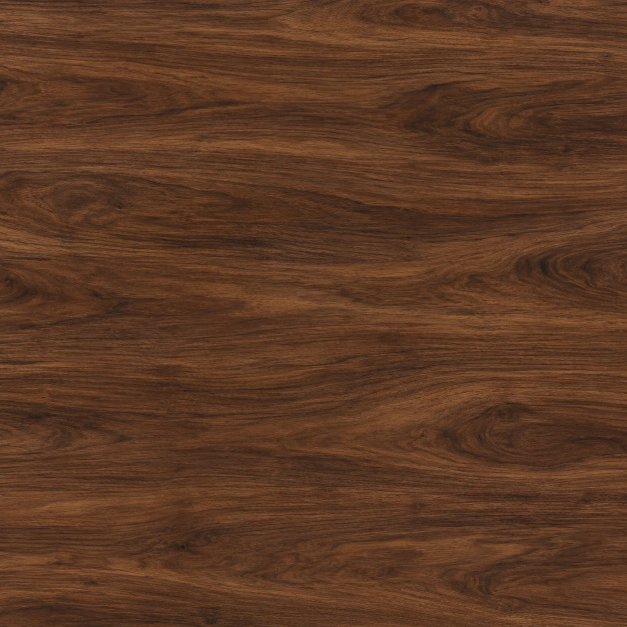
#> input picture art/walnut-original.webp, 1254 x 1254 px (shown at 1/2 size)
$ python -i make-aged-parchment.py   (imports and definitions only)
#> lines starting #> are read from the running program, lines starting #| are printed output that depends on the picture; after the words box and inside, x2 and y2 are one past the last pixel; in counts of white or black regions, pixels touching at a corner belong together
#> further down, picture is the input picture: PIL image 1254x1254 RGB; mean R, G, B 92.5, 57.1, 35.8
# Aged parchment edges: a crisp, uneven browned band with blotchy grime, specks and stains.
import random
from PIL import Image, ImageDraw, ImageFilter, ImageChops
def cloud(size, cell, rnd):
    w, h = size[0] // cell + 3, size[1] // cell + 3
    small = Image.new('L', (w, h)); small.putdata([int(rnd.random() * 255) for _ in range(w * h)])
    return small.resize((w * cell, h * cell), Image.BICUBIC).crop((cell, cell, cell + size[0], cell + size[1]))
def edge(size, inset, blur):
    m = Image.new('L', size, 0); ImageDraw.Draw(m).rounded_rectangle((inset, inset, size[0] - inset - 1, size[1] - inset - 1), radius=inset * 2, fill=255)
    return ImageChops.invert(m.filter(ImageFilter.GaussianBlur(blur)))
def aged(img, seed=3):
#> called with seed = 3
    rnd = random.Random(seed); W, H = img.size; k = W / 300
#> after `W, H = img.size`: W = 1254; H = 1254
#> after `k = W / 300`: k = 4.18
    # grime: three scales of noise mixed, contrast pushed so it's blotchy rather than smooth
    n = ImageChops.add(ImageChops.multiply(cloud(img.size, int(40 * k), rnd), Image.new('L', img.size, 160)),
                       ImageChops.multiply(cloud(img.size, int(12 * k), rnd), Image.new('L', img.size, 95)))
#> in cloud (call 2), `small = Image.new('L', (w, h))`: small: PIL image 28x28 L; every value is 0
    n = ImageChops.add(n, ImageChops.multiply(cloud(img.size, max(2, int(3 * k)), rnd), Image.new('L', img.size, 60)))
#> call 3 of cloud, with size = (1254, 1254), cell = 12
#> in cloud (call 3), `small = Image.new('L', (w, h))`: small: PIL image 107x107 L; every value is 0
#> in cloud (call 3), `small.putdata([int(rnd.random() * 255) for _ in range(w * h)])`:
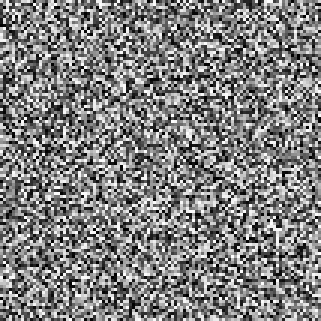
#> small: PIL image 107x107 L (shown 3 times larger); min 0, max 254, mean 127.4
    n = n.point(lambda v: max(0, min(255, int((v - 110) * 1.9 + 128))))
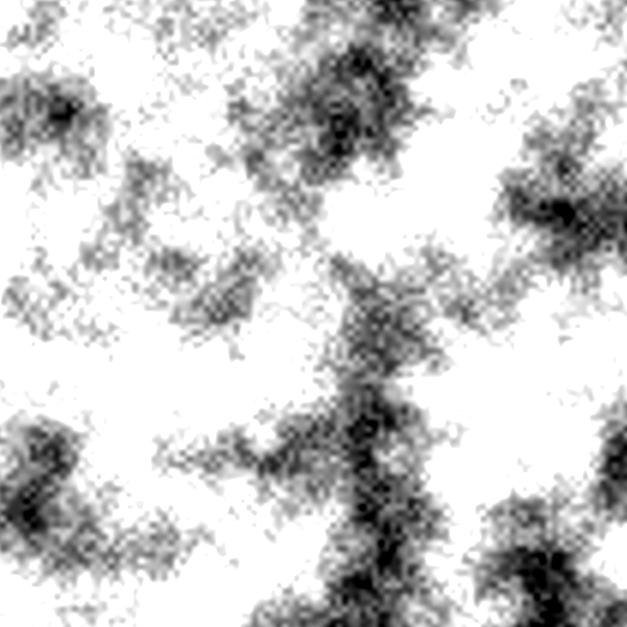
#> n: PIL image 1254x1254 L (shown at 1/2 size); min 0, max 255, mean 200.4
    # the band: narrower and crisper than before, its inner edge made uneven by the noise
    band = edge(img.size, int(11 * k), 5 * k)
#> in edge, `m = Image.new('L', size, 0)`: m: PIL image 1254x1254 L; every value is 0
#> in edge, `ImageDraw.Draw(m).rounded_rectangle((inset, inset, size[0] - inset - 1`:
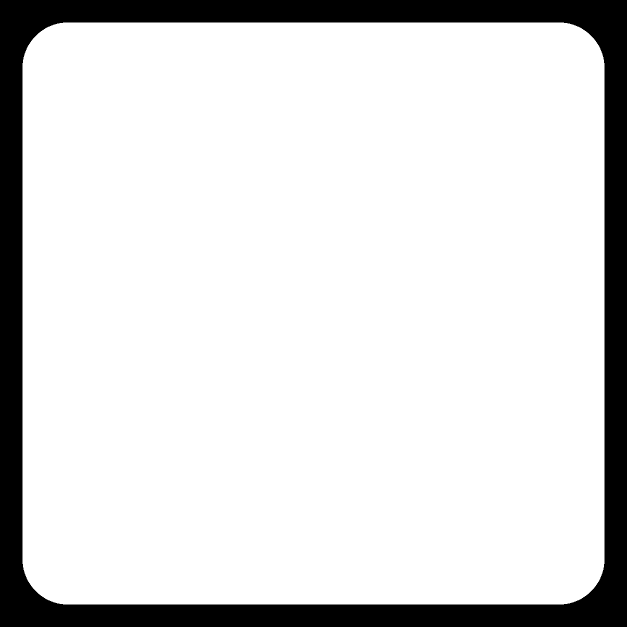
#> m: PIL image 1254x1254 L (shown at 1/2 size); 85.7% white; 1 black region, box (x1, y1, x2, y2) and area: (0, 0, 1254, 1254) 224680
    band = ImageChops.multiply(band, n.point(lambda v: 40 + v * 215 // 255))
    band = band.point(lambda v: min(255, int(v * 1.45)))
    rim = edge(img.size, int(3 * k), 1.6 * k)
#> in edge (call 2), `ImageDraw.Draw(m).rounded_rectangle((inset, inset, size[0] - inset - 1`: m: PIL image 1254x1254 L; 96.2% white; 1 black region, box (x1, y1, x2, y2) and area: (0, 0, 1254, 1254) 60140
    warm = ImageChops.multiply(img, Image.new('RGB', img.size, (214, 150, 92)))
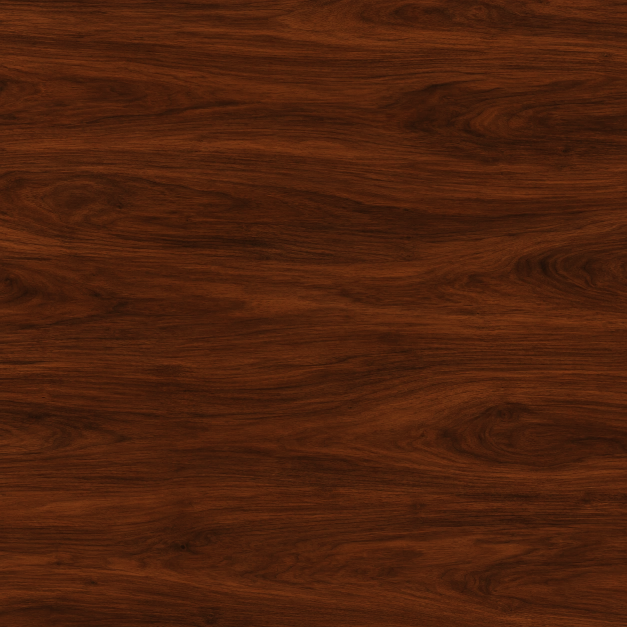
#> warm: PIL image 1254x1254 RGB (shown at 1/2 size); mean R, G, B 77.1, 33.2, 12.4
    out = Image.composite(warm, img, band)
    deep = ImageChops.multiply(img, Image.new('RGB', img.size, (150, 88, 44)))
    out = Image.composite(deep, out, ImageChops.multiply(edge(img.size, int(5 * k), 2.2 * k), n.point(lambda v: 70 + v * 185 // 255)))
#> in edge (call 3), `ImageDraw.Draw(m).rounded_rectangle((inset, inset, size[0] - inset - 1`: m: PIL image 1254x1254 L; 93.6% white; 1 black region, box (x1, y1, x2, y2) and area: (0, 0, 1254, 1254) 100136
    # small warm stains near the edges, and dark specks, thicker towards the edges
    d = Image.new('L', img.size, 0); dr = ImageDraw.Draw(d)
    for _ in range(9):
        side = rnd.randrange(4); t = rnd.random(); inn = (4 + rnd.random() * 22) * k
        x, y = [(t * W, inn), (t * W, H - inn), (inn, t * H), (W - inn, t * H)][side]
        r = (5 + rnd.random() * 12) * k
        dr.ellipse((x - r, y - r * 0.75, x + r, y + r * 0.75), fill=int(60 + rnd.random() * 60))
    d = d.filter(ImageFilter.GaussianBlur(3.5 * k))
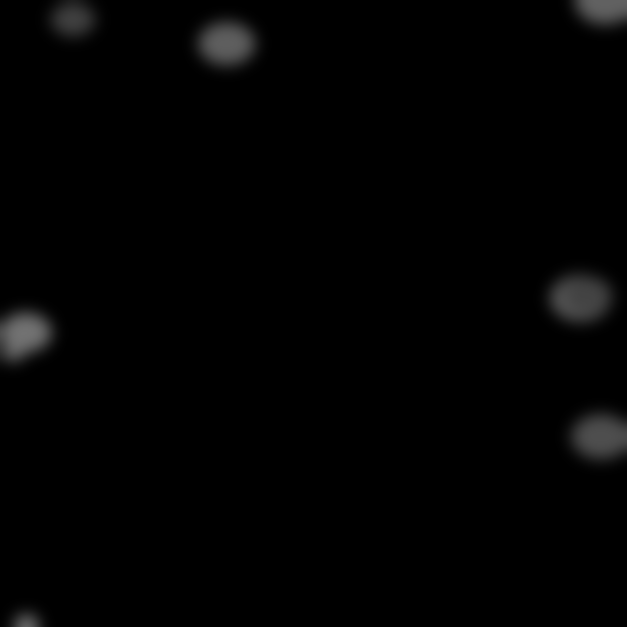
#> d: PIL image 1254x1254 L (shown at 1/2 size); min 0, max 114, mean 2.3
    sp = Image.new('L', img.size, 0); sd = ImageDraw.Draw(sp)
    for _ in range(int(900 * k * k)):
        x, y = rnd.random() * W, rnd.random() * H
        dist = min(x, y, W - x, H - y) / W
        if rnd.random() > (0.5 if dist < 0.05 else 0.22 if dist < 0.12 else 0.03): continue
        r = (0.35 + rnd.random() ** 3 * 1.6) * k
        sd.ellipse((x - r, y - r, x + r, y + r), fill=int(110 + rnd.random() * 140))
#> this loop made 15725 passes
#> (x, y, dist) on passes 1 to 3: (610, 596.1, 0.475), (1141.5, 349.3, 0.0897), (1091.3, 79.35, 0.0633)
    d = ImageChops.lighter(d, sp.filter(ImageFilter.GaussianBlur(0.35 * k)))
    dirt = ImageChops.multiply(out, Image.new('RGB', img.size, (120, 72, 36)))
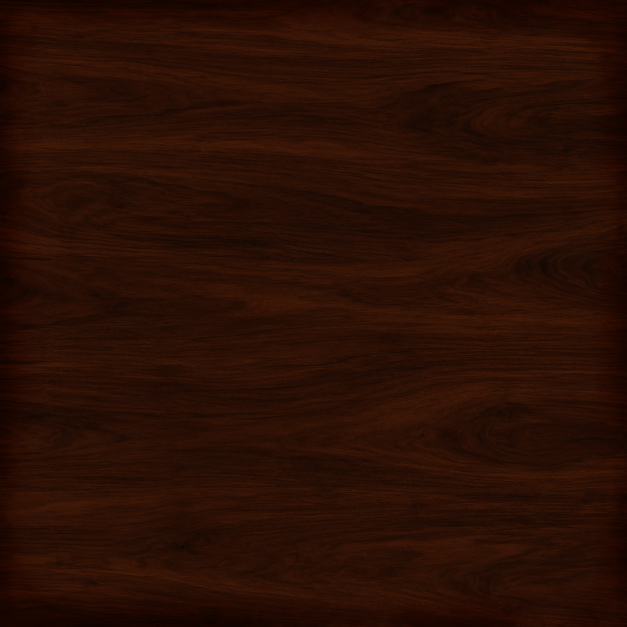
#> dirt: PIL image 1254x1254 RGB (shown at 1/2 size); mean R, G, B 41.4, 14.4, 4
    return Image.composite(dirt, out, d)
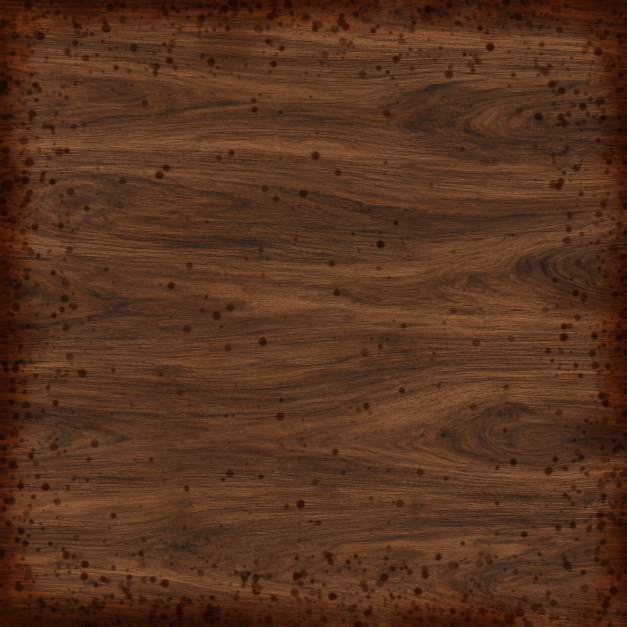
#> returned value: PIL image 1254x1254 RGB (shown at 1/2 size); mean R, G, B 86.3, 50.8, 30.5

>>> from PIL import Image
>>> picture = Image.open('../art/walnut-original.webp')
>>> result = aged(picture)
